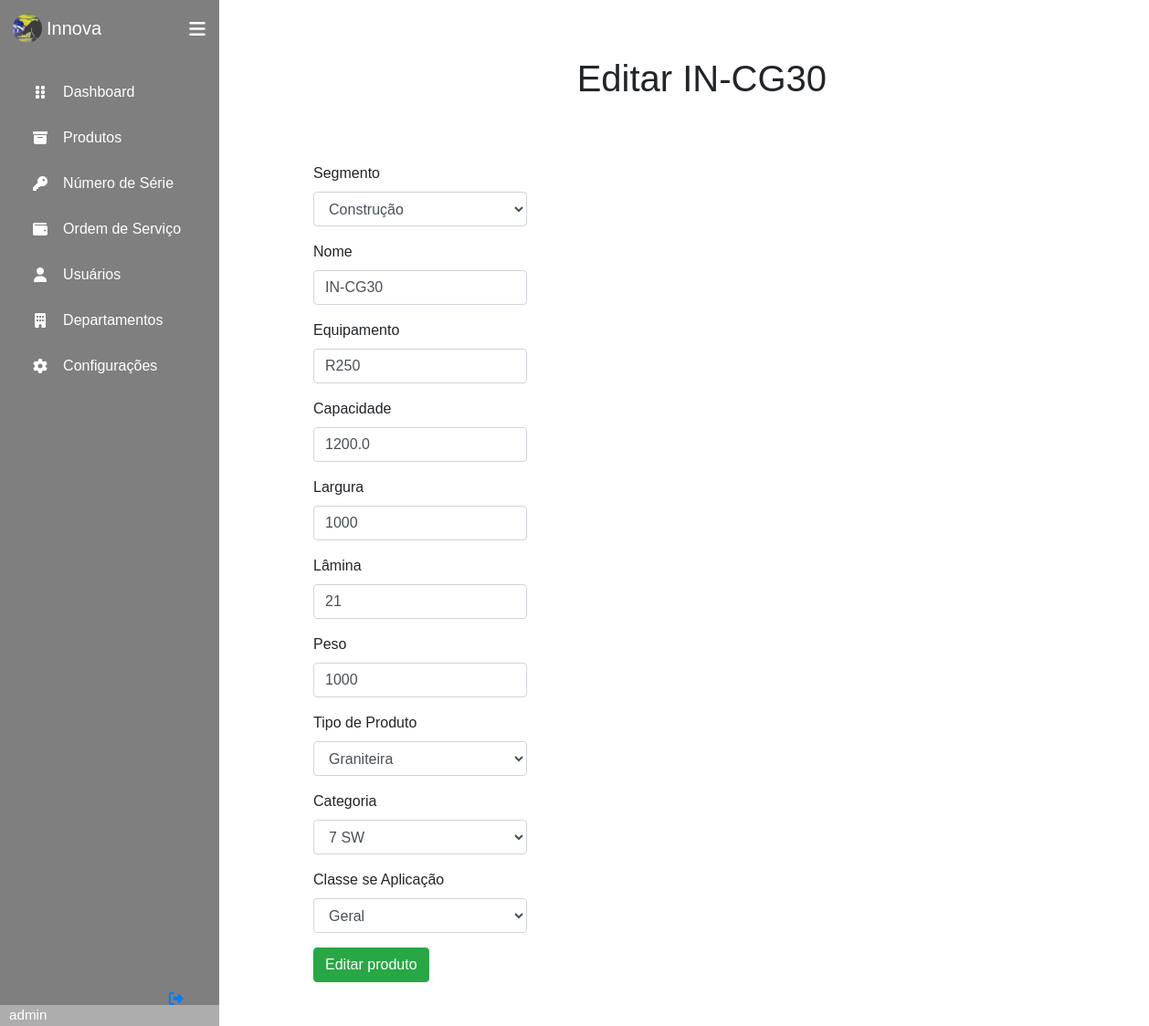
Screenshot of /products/update/1 (signed in) with the database file from the repository.
### produtos/models.py (models this page shows, shortened)
class Produto(models.Model):
    nome = CharField(max_length=30)
    equipamento = CharField(max_length=10)
    capacidade = FloatField()
    largura = IntegerField()
    lamina = IntegerField()
    peso = IntegerField()
    dateCriacao = DateTimeField(auto_now_add=True)
    dateUpdate = DateTimeField(auto_now=True)
    segmento = ForeignKey(Segmento, null=True, on_delete=SET_NULL)
    tipoProduto = ForeignKey(TipoProduto, null=True, on_delete=SET_NULL)
    categoria = ForeignKey(CategoriaProduto, null=True, on_delete=SET_NULL)
    classeAplicacao = ForeignKey(ClasseProduto, null=True, on_delete=SET_NULL)
    responsavel = ForeignKey(Colaborador, null=True, on_delete=SET_NULL)

class Segmento(models.Model):
    nome = CharField(max_length=20, unique=True)
    sigla = CharField(max_length=20, unique=True)
    def __str__(self):
        return self.nome

class TipoProduto(models.Model):
    nome = CharField(max_length=40, unique=True)
    sigla = CharField(max_length=3, unique=True)
    def __str__(self):
        return self.nome

### produtos/views.py (the view)
# urls.py: path('update/<int:id>', views.UpdateProduct, name = 'Update_Product'),
def UpdateProduct(request, id):
    product = get_object_or_404(Produto, id = id)
    productForm = ProdutoForm(instance = product)
    if request.method == 'POST':
        productForm = ProdutoForm(request.POST or None, instance = product)
        if productForm.is_valid():
            productForm.save()
            return redirect('../')
        else:
            return render(request, 'produtos/UpdateProduct.html', {'productForm' : productForm, 'product' : product})
    else:
        return render(request, 'produtos/UpdateProduct.html', {'productForm' : productForm, 'product' : product})

### produtos/forms.py
class ProdutoForm(ModelForm):
    class Meta:
        model = Produto
        fields = [
            'segmento',
            'nome',
            'equipamento',
            'capacidade',
            'largura',
            'lamina',
            'peso',
            'tipoProduto',
            'categoria',
            'classeAplicacao'
        ]
        labels = {
            'segmento': ('Segmento'),
            'nome': ('Nome'),
            'equipamento': ('Equipamento'),
            'capacidade': ('Capacidade'),
            'largura': ('Largura'),
            'lamina': ('Lâmina'),
            'peso': ('Peso'),
            'tipoProduto': ('Tipo de Produto'),
            'categoria': ('Categoria'),
            'classeAplicacao': ('Classe se Aplicação'),
        }

### produtos/models.py (called while the page is built)
    def __str__(self):
        return self.nome

    def __str__(self):
        return self.nome

### templates/produtos/UpdateProduct.html (shortened to what this page needs)
{% extends 'base.html' %}
{% load crispy_forms_tags %}
{% block content %}
    <div class="container title">
        <h1>Editar {{product.nome}}</h1>
    </div>
    <div class="offset-1 col-3 list-div">
        <form method="POST">
            {{ productForm|crispy }}
            <input type="submit" class="btn btn-success" value="Editar produto">
        </form>
    </div>
{% endblock %}

### templates/base.html (shortened to what this page needs)
{% load static %}
<!DOCTYPE html>
<html lang="pt-br">
<head>
    <link rel="stylesheet" href="{% static 'css/style.css' %}">
    <link rel="stylesheet" href="{% static 'css/bs/bootstrap.css' %}">
</head>
<body>
    {% if user.is_authenticated %}
    <div class="sidebar">
        <div class="logo_content">
            <div class="logo">
                <img src="{% static 'img/logo-base.png' %}" class="img-base"/>
                <div class="logo_name">Innova</div>
            </div>
            <i class="fas fa-bars" id="btn-menu"></i>
        </div>
        <ul class="nav_list">
            <li>
                <a href="{%url 'main:Home_Main'%}">
                    <i class="fas fa-grip-vertical"></i>
                    <span class="link_name">Dashboard</span>
                </a>
            </li>
            <li>
                <a href="{%url 'products:Home_Products'%}">
                    <i class="fas fa-archive"></i>
                    <span class="link_name">Produtos</span>
                </a>
            </li>
            <li>
                <a href="{%url 'products:Serial_Number'%}">
                    <i class="fas fa-key"></i>
                    <span class="link_name">Número de Série</span>
                </a>
            </li>
            <li>
                <a href="{% url 'workOrder:Home_WorkOrder' %}">
                    <i class="fas fa-wallet"></i>
                    <span class="link_name">Ordem de Serviço</span>
                </a>
            </li>
            <li>
                <a href="{%url 'colaborators:Home_Colaborator'%}">
                    <i class="fas fa-user"></i>
                    <span class="link_name">Usuários</span>
                </a>
            </li>
            <li>
                <a href="{%url 'departments:Home_Departments'%}">
                    <i class="fas fa-building"></i>
                    <span class="link_name">Departamentos</span>
                </a>
            </li>
            <li>
                <a href="#">
                    <i class="fas fa-cog"></i>
                    <span class="link_name">Configurações</span>
                </a>
            </li>
        </ul>
        <div class="profile_content">
            <div class="profile">
                <div class="profile_details">
                    <div class="name_job">
                        <div class="name">{{ user.username }}</div>
                    </div>
                </div>
                <a href="{%url 'logout'%}">
                    <i class="fas fa-sign-out-alt" id="logout"></i>
                </a>
            </div>
        </div>
    </div>
    {% endif %}
    <div class="home_content">
        {% block content %}
        {% endblock %}
    </div>
</body>
</html>

### static/css/style.css (style rules this page uses)
* { margin: 0; padding: 0; box-sizing: border-box; font-family: sans-serif; }
body { position: relative; min-height: 100vh; width: 100%; overflow: auto; }
.sidebar { position: fixed; top: 0; left: 0; height: 100%; width: 15em; background: #7F7F7F; padding: 0.37em 0.88em; }
.sidebar .logo_content .logo { color: #fff; display: flex; height: 3.13em; width: 100%; align-items: center; }
.logo_content .img-base { border-radius: 50%; margin-right: 0.31em; }
.logo_content .logo .logo_name { font-size: 1.25em; font-weight: 400; }
.sidebar #btn-menu { position: absolute; color: #fff; left: 90%; top: 0.37em; font-size: 1.25em; height: 3.13em; width: 3.13em; text-align: center; line-height: 2.5em; transform: translateX(-50%); }
.sidebar ul { margin-top: 1.25em; }
.sidebar ul li { position: relative; height: 3.13em; width: 100%; margin: 0 0.31em; list-style: none; line-height: 3.13em; }
.sidebar ul li a { color: #fff; display: flex; align-items: center; text-decoration: none; transition: all 0.4s ease; border-radius: 0.75em; }
.sidebar ul li a i { height: 3.13em; min-width: 3.13em; border-radius: 0.75em; line-height: 3.13em; text-align: center; }
.sidebar .profile_content { position: absolute; color: #fff; bottom: 0; left: 0; width: 100%; }
.profile_content .profile .profile_details { display: flex; align-items: center; background: #ADADAD; }
.profile .profile_details .name_job { margin-left: 0.63em; }
.profile .profile_details .name { font-size: 0.95em; font-weight: 400; }
.profile #logout { position: absolute; left: 88%; bottom: 0.31em; transform: translateX(-50%); min-width: 3.3em; line-height: 3.13em; font-size: 1.25; border-radius: 0.75em; }
.home_content { top: 2em; position: absolute; height: 95%; width: 84%; left: 15em; }
.title { font-size: 1.5em !important; padding: 30px; position: relative; text-align: center; }
h1 { padding-bottom: 0.75em; }
.btn.btn-success { margin-bottom: 3em; }

### rows the page displays
Produto: nome "IN-CG30", segmento "Construção", equipamento "R250", capacidade "1200.0", largura "1000", lamina "21", peso "1000", tipoProduto "Graniteira", categoria "7 SW", classeAplicacao "Geral"
Segmento: nome "IN-CG30"

### other values shown
{{ user.username }} "admin"
